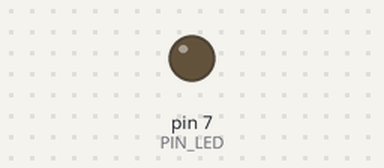
Simulated run of this sketch. Board: Arduino Uno, built with avr-gcc and run on an emulated ATmega328P. Shown: output pins drawn as LEDs (lit = HIGH). Dashed ring = blinking. What the sketch prints to the serial monitor is not drawn. At 2.2 s the program stops and its outputs stay as they are.

Above: at 0.5 s.
At 1.95 s:
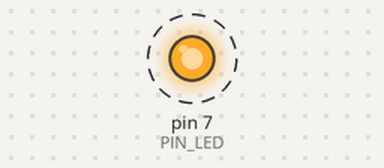
Timing chart, 0 to 3.0 s (numbered marks = the images above):
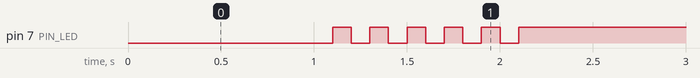

Measured:
- by itself, pin 7 (PIN_LED): alternates HIGH for 0.10 s and LOW for 0.10 s, 11 changes in all, then stays HIGH

The sketch:

05_practice_2.ino
```cpp
#define PIN_LED 7
unsigned int count, toggle;
void setup() {
  pinMode(PIN_LED, OUTPUT);
  Serial.begin(115200);
  while(!Serial) {
    ;
  }
  Serial.println("Hello World!");
  count = toggle = 0;
  digitalWrite(PIN_LED, toggle);

}

void loop(){
  delay(1000);
  for(int i=0; i<12;i++){
    toggle = i%2;
    digitalWrite(PIN_LED, toggle);
    delay(100);
  }
  while(1){

  }
}

int toggle_state(int toggle){
  return toggle;
}
```
